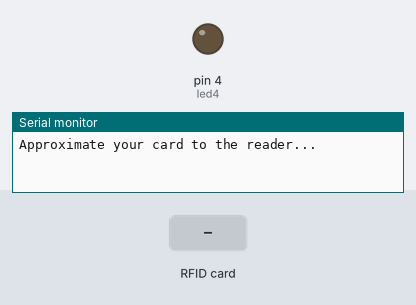
A sketch run on a simulated Arduino Uno, built with avr-gcc and run on an emulated ATmega328P. On the bench: output pins drawn as LEDs (lit = HIGH), the last lines printed to the serial monitor. The inputs (shaded band) are chosen by the test bench. Pins used as bus, display or sensor lines are not drawn.

Above: at 1.2 s.
1.3 s: RFID card C5 F6 22 23 held to the reader
At 2.2 s:
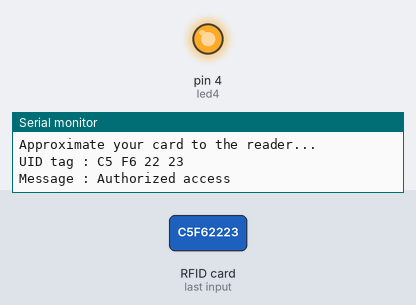
2.8 s: RFID card 5E 7A 19 C4 held to the reader
At 4.7 s:
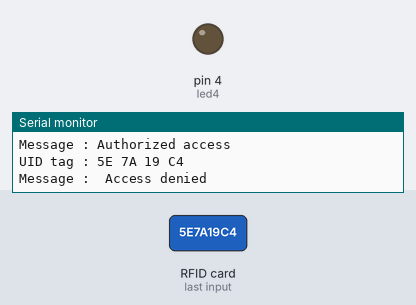
Timing chart, 0 to 6.2 s (numbered marks = the images above; inputs shaded):
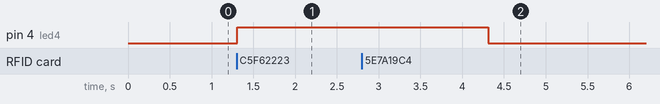

Measured:
- after the input at 1.3 s, pin 4 (led4): LOW → HIGH at once
- after the input at 2.8 s, pin 4 (led4): HIGH → LOW after 1.5 s

The sketch:

sketch_sep12a.ino
```cpp
#include <SPI.h>
#include <MFRC522.h>
/*
#define SS_PIN 10
#define RST_PIN 9
MFRC522 mfrc522(SS_PIN, RST_PIN);
 String id1="";
void setup() {
    Serial.begin(9600);
    SPI.begin();
    mfrc522.PCD_Init();
}

void loop() {
  id1="";
    if (mfrc522.PICC_IsNewCardPresent()&&mfrc522.PICC_ReadCardSerial()) {

  for (byte i = 0; i < mfrc522.uid.size; i++) {
    unsigned long id = (mfrc522.uid.uidByte);
    id1 =id1 + id;

   Serial.print(id,HEX);
   //Serial.print(" ");
  }
  Serial.print("\n");
  Serial.print(id1);    //to print id of Tag in serial monitor
  mfrc522.PICC_HaltA();
   Serial.print("\n");   //to give newline to seril output
}
}
*/


/*
 * --------------------------------------------------------------------------------------------------------------------
 * Example sketch/program showing how to read new NUID from a PICC to serial.
 * --------------------------------------------------------------------------------------------------------------------
 * This is a MFRC522 library example; for further details and other examples see: https://github.com/miguelbalboa/rfid
 *
 * Example sketch/program showing how to the read data from a PICC (that is: a RFID Tag or Card) using a MFRC522 based RFID
 * Reader on the Arduino SPI interface.
 *
 * When the Arduino and the MFRC522 module are connected (see the pin layout below), load this sketch into Arduino IDE
 * then verify/compile and upload it. To see the output: use Tools, Serial Monitor of the IDE (hit Ctrl+Shft+M). When
 * you present a PICC (that is: a RFID Tag or Card) at reading distance of the MFRC522 Reader/PCD, the serial output
 * will show the type, and the NUID if a new card has been detected. Note: you may see "Timeout in communication" messages
 * when removing the PICC from reading distance too early.
 *
 * @license Released into the public domain.
 *
 * Typical pin layout used:
 * -----------------------------------------------------------------------------------------
 *             MFRC522      Arduino       Arduino   Arduino    Arduino          Arduino
 *             Reader/PCD   Uno/101       Mega      Nano v3    Leonardo/Micro   Pro Micro
 * Signal      Pin          Pin           Pin       Pin        Pin              Pin
 * -----------------------------------------------------------------------------------------
 * RST/Reset   RST          9             5         D9         RESET/ICSP-5     RST
 * SPI SS      SDA(SS)      10            53        D10        10               10
 * SPI MOSI    MOSI         11 / ICSP-4   51        D11        ICSP-4           16
 * SPI MISO    MISO         12 / ICSP-1   50        D12        ICSP-1           14
 * SPI SCK     SCK          13 / ICSP-3   52        D13        ICSP-3           15
 */
/*
#include <SPI.h>
#include <MFRC522.h>

#define SS_PIN 10
#define RST_PIN 9

MFRC522 rfid(SS_PIN, RST_PIN); // Instance of the class

MFRC522::MIFARE_Key key;

// Init array that will store new NUID
byte nuidPICC[4];

void setup() {
  Serial.begin(9600);
  SPI.begin(); // Init SPI bus
  rfid.PCD_Init(); // Init MFRC522

  for (byte i = 0; i < 6; i++) {
    key.keyByte[i] = 0xFF;
  }


}

void loop() {

  // Look for new cards
  if ( ! rfid.PICC_IsNewCardPresent())
    return;

  // Verify if the NUID has been readed
  if ( ! rfid.PICC_ReadCardSerial())
    return;


 for (byte i = 0; i < 4; i++) {
      nuidPICC[i] = rfid.uid.uidByte[i];
    }

  printHex(rfid.uid.uidByte, rfid.uid.size);
    Serial.println();
   rfid.PICC_HaltA();


  rfid.PCD_StopCrypto1();
}


void printHex(byte *buffer, byte bufferSize) {
  for (byte i = 0; i < bufferSize; i++) {
    Serial.print(buffer[i] < 0x10 ? " 0" : " ");
    Serial.print(buffer[i], HEX);
  }
}


*/

/////////////////////////////////


/*
 *
 * All the resources for this project: https://www.hackster.io/Aritro
 * Modified by Aritro Mukherjee
 *
 *
 */

#include <SPI.h>
#include <MFRC522.h>

#define SS_PIN 10
#define RST_PIN 9
MFRC522 mfrc522(SS_PIN, RST_PIN);   // Create MFRC522 instance.
int led4 = 4;
void setup()
{ pinMode(led4, OUTPUT);
  Serial.begin(9600);   // Initiate a serial communication
  SPI.begin();      // Initiate  SPI bus
  mfrc522.PCD_Init();   // Initiate MFRC522
  Serial.println("Approximate your card to the reader...");
  Serial.println();

}
void loop()
{
  // Look for new cards
  if ( ! mfrc522.PICC_IsNewCardPresent())
  {
    return;
  }
  // Select one of the cards
  if ( ! mfrc522.PICC_ReadCardSerial())
  {
    return;
  }
  //Show UID on serial monitor
  Serial.print("UID tag :");
  String content= "";
  byte letter;
  for (byte i = 0; i < mfrc522.uid.size; i++)
  {
     Serial.print(mfrc522.uid.uidByte[i] < 0x10 ? " 0" : " ");
     Serial.print(mfrc522.uid.uidByte[i], HEX);
     content.concat(String(mfrc522.uid.uidByte[i] < 0x10 ? " 0" : " "));
     content.concat(String(mfrc522.uid.uidByte[i], HEX));
  }
  Serial.println();
  Serial.print("Message : ");
  content.toUpperCase();
  if (content.substring(1) == "C5 F6 22 23") //change here the UID of the card/cards that you want to give access
  {
    Serial.println("Authorized access");
    digitalWrite(led4, HIGH);   // turn the LED on (HIGH is the voltage level)
 // delay(50);               // wait for a second
  //digitalWrite(led4, LOW);    // turn the LED off by making the voltage LOW
 // delay(100);
    Serial.println();
    delay(3000);

  }

 else   {
    Serial.println(" Access denied");
    digitalWrite(led4, LOW);
    delay(3000);
   // digitalWrite(led4, LOW);
  }
}
```
